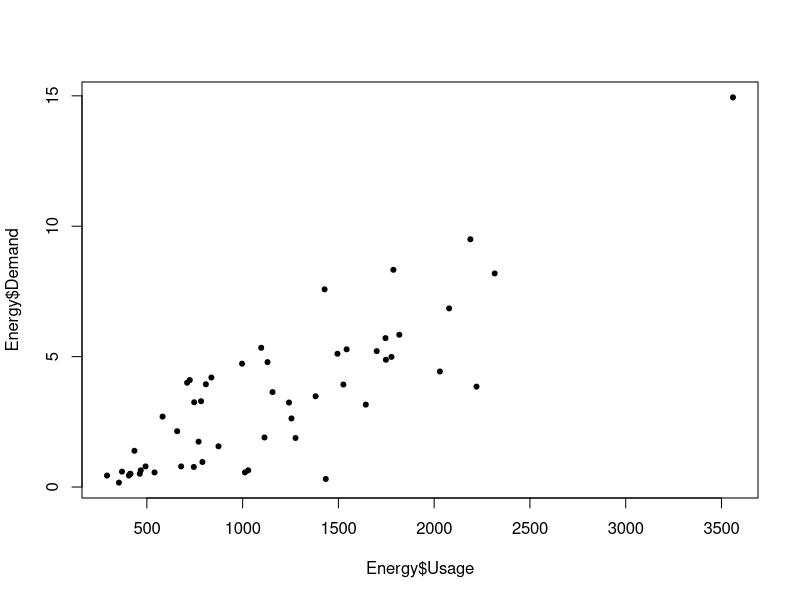
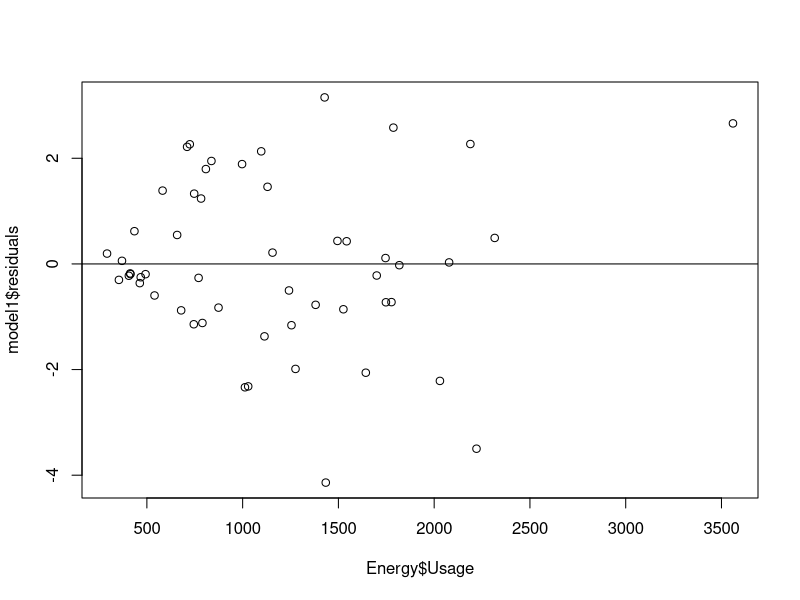
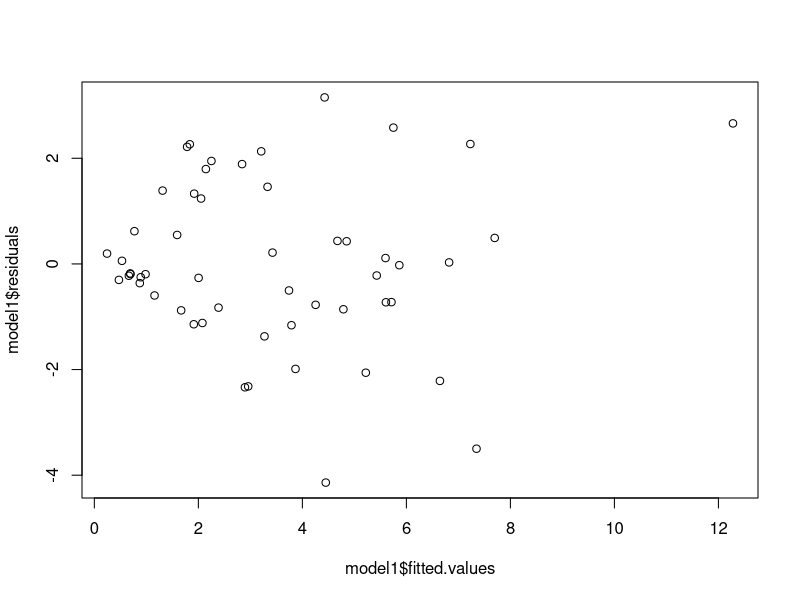
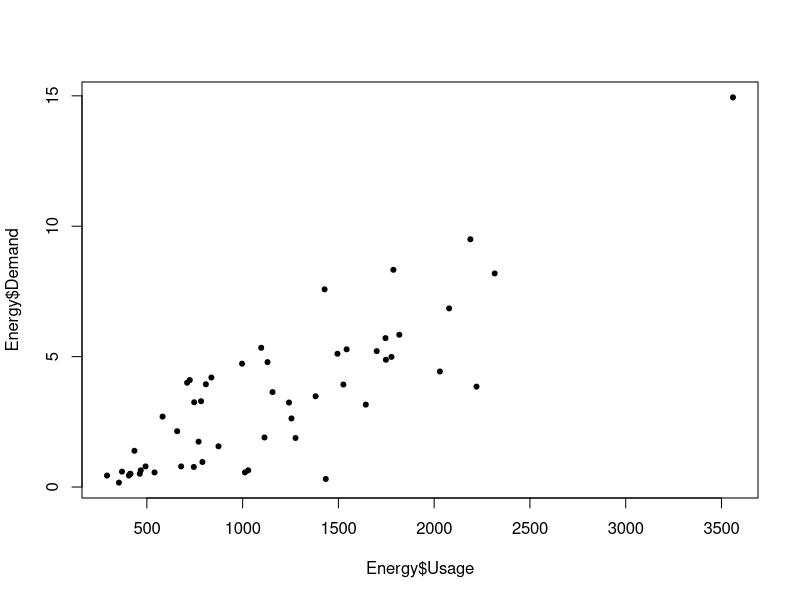
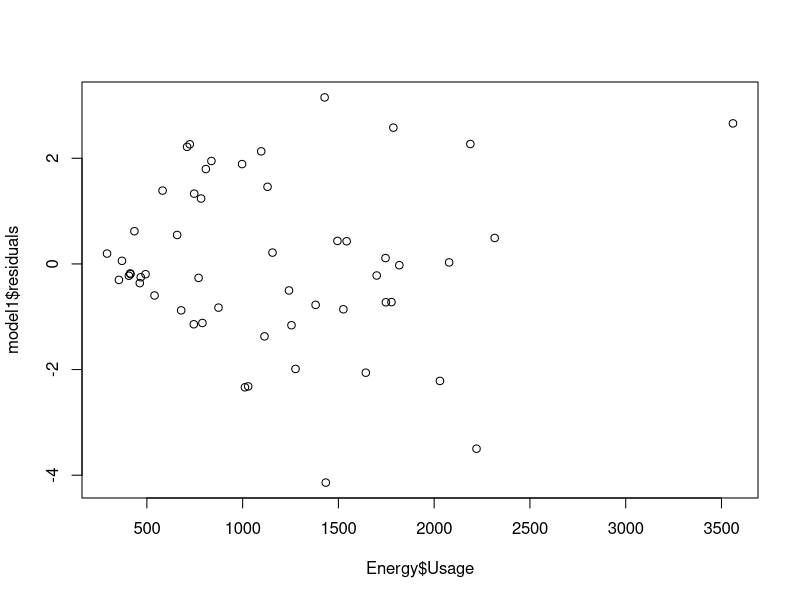
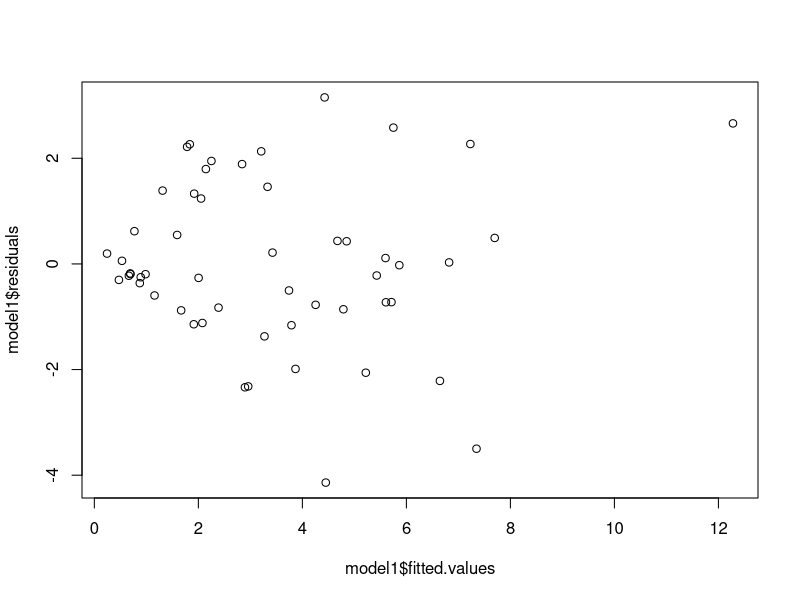
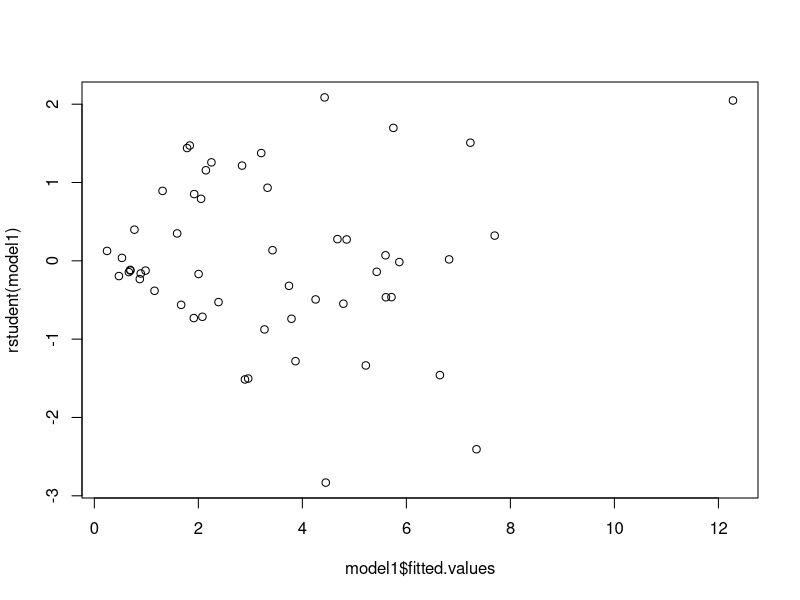
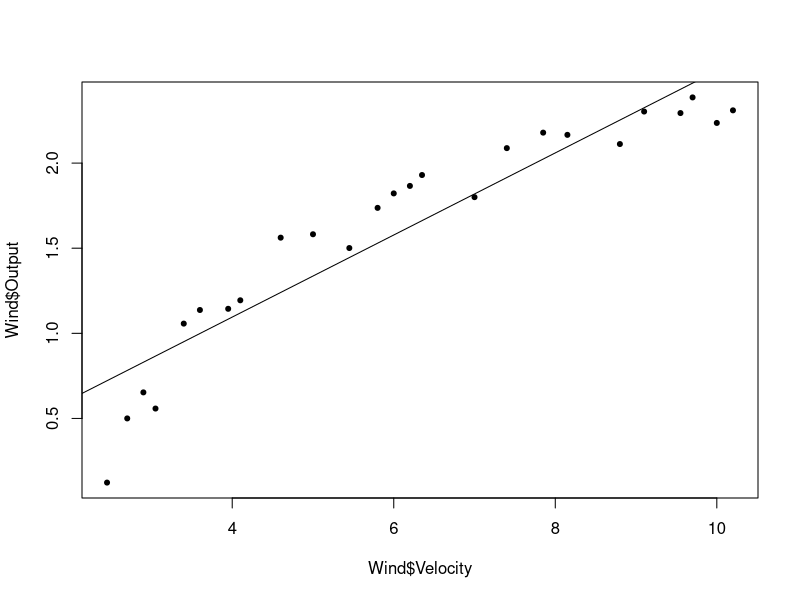

Reproduce these figures in R, in order. (Note: this script raises an error after producing the figures.)
# example 5.1
rm(list=ls())
# read data
Energy=read.csv("data-ex-5-1-(Electric-Utility).csv")
# visualize data
plot(Energy$Usage,Energy$Demand,pch=20)
# fit regression
model1=lm(Energy$Demand~Energy$Usage)
# residual plots based on x
plot(Energy$Usage,model1$residuals)
abline(h=0)
# residual plots based on fitted values
plot(model1$fitted.values,model1$residuals)


# example 5.1
# example 5.1
rm(list=ls())
# read data
Energy=read.csv("data-ex-5-1-(Electric-Utility).csv")
# visualize data
plot(Energy$Usage,Energy$Demand,pch=20)
# fit regression
model1=lm(Energy$Demand~Energy$Usage)
# residual plots based on x
plot(Energy$Usage,model1$residuals)
# residual plots based on fitted values
plot(model1$fitted.values,model1$residuals)
# residual plots based using R student
plot(model1$fitted.values,rstudent(model1))



# example 5.2
Wind=read.csv("data-ex-5-2-(Windmill).csv")
# visualize data
plot(Wind$Velocity,Wind$Output,pch=20)
model2=lm(Wind$Output~Wind$Velocity)
summary(model2)
abline(model2)
# residual plots based on fitted values
plot(model2$fitted.values,model2$residuals)
abline(h=0,col="grey",lwd=3)
# residual plots based on R student
plot(model2$fitted.values,rstudent(model2))
abline(h=0)

# transform velocity
Wind$InvVelo=1/Wind$Velocity
model3=lm(Wind$Output~Wind$InvVelo)
summary(model3)
# residual plots based on fitted values
plot(model3$fitted.values,model3$residuals)
abline(h=0,col="grey",lwd=3)
# residual plots based on R student
plot(model3$fitted.values,rstudent(model3))
abline(h=0,col="grey",lwd=3)

plot(Wind$InvVelo,Wind$Output)
abline(model3)

plot(Wind$Velocity,Wind$Output)
points(Wind$Velocity,model3$fitted.values,pch=20,col="red")




require(MASS)
boxcox(model1)
boxcox(model2)
boxcox(model3)


# weight lm
Food=read.csv("table5.9.csv")
pairs(Food)
plot(Food$AdvertisingExpense,Food$Income)
# build linear regression without weights
model_noweight=lm(Food$Income~Food$AdvertisingExpense)
# check the coefficient
summary(model_noweight)
# generate residual plot
plot(Food$AdvertisingExpense,model_noweight$residuals)
abline(h=0)
# regress residual^2 on covariate
weight_coef=lm( model_noweight$residuals^2~Food$AdvertisingExpense )$coef
# build linear regression with weights
model_weight=lm(Food$Income~Food$AdvertisingExpense,weights=1/(weight_coef[1]+Food$AdvertisingExpense*weight_coef[2]))
# check coefficients
summary(model_weight)
# generate residual plot with weighted residuals
plot(Food$AdvertisingExpense,
     1/sqrt(weight_coef[1]+Food$AdvertisingExpense*weight_coef[2]) * model_weight$residuals)
abline(h=0,col="grey",lwd=3)















rm(list=ls())
Energy=read.csv("data-ex-5-1-(Electric-Utility).csv")
plot(Energy$Usage,Energy$Demand,pch=20)
model1=lm(Energy$Demand~Energy$Usage)
# residual plots based on x
plot(Energy$Usage,model1$residuals)
# residual plots based on fitted values
plot(model1$fitted.values,model1$residuals)
# residual plots based on R student
plot(model1$fitted.values,rstudent(model1))

# example 5.2
Wind=read.csv("data-ex-5-2-(Windmill).csv")
plot(Wind$Velocity,Wind$Output,pch=20)
model2=lm(Wind$Output~Wind$Velocity)
summary(model2)
# residual plots based on fitted values
plot(model2$fitted.values,model2$residuals)
abline(h=0,col="grey",lwd=3)
# residual plots based on R student
plot(model2$fitted.values,rstudent(model2))

# transform velocity
Wind$InvVelo=1/Wind$Velocity
model3=lm(Wind$Output~Wind$InvVelo)
summary(model3)
# residual plots based on fitted values
plot(model3$fitted.values,model3$residuals)
abline(h=0,col="grey",lwd=3)
# residual plots based on R student
plot(model3$fitted.values,rstudent(model3))

# Box-Cox
require(MASS)
boxcox(model1)
boxcox(model2)
boxcox(model3)

# weight lm
Food=read.csv("table5.9.csv")
plot(Food$AdvertisingExpense,Food$Income)
model_noweight=lm(Food$Income~Food$AdvertisingExpense)
summary(model_noweight)
plot(Food$AdvertisingExpense,model_noweight$residuals)
weight_coef=lm( model_noweight$residuals^2~Food$AdvertisingExpense )$coef
model_weight=lm(Food$Income~Food$AdvertisingExpense,weights=1/(weight_coef[1]+Food$AdvertisingExpense*weight_coef[2]))
summary(model_weight)
plot(Food$AdvertisingExpense,
     1/sqrt(weight_coef[1]+Food$AdvertisingExpense*weight_coef[2]) * model_weight$residuals)
abline(h=0,col="grey",lwd=3)
